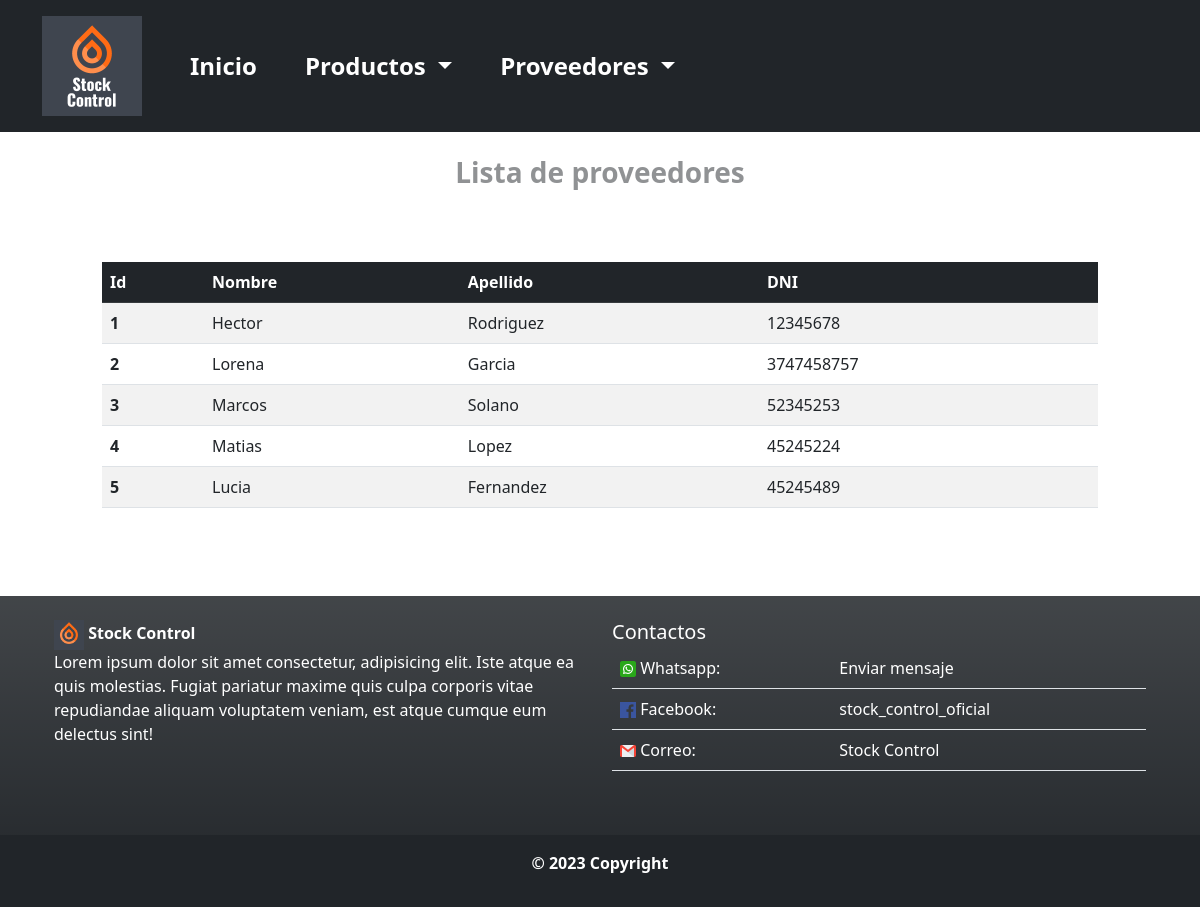
Screenshot of /proveedores/ with the database file from the repository.
### compra/models.py (models this page shows, shortened)
class Proveedor(models.Model):
    nombre = models.CharField(max_length=30)
    apellido = models.CharField(max_length=50)
    dni = models.IntegerField(default=0)

### compra/views.py (the view)
# urls.py: path("proveedores/", views.listado_proveedores, name="proveedores"),
def listado_proveedores(request):
    listado_proveedores = Proveedor.objects.all()
    context = {"listado_proveedores": listado_proveedores}
    return render(
        request,
        "compra/listado_proveedores.html",
        context
    )

### compra/templates/compra/listado_proveedores.html (shortened to what this page needs)
{% extends "compra/base.html" %}
{% block content %}
    <h3 class="pb-3 d-flex justify-content-center fw-bold text-body-tertiary">Lista de proveedores</h3>
    <div class="p-5">
        <table class="table table-striped">
            <thead class="table-dark">
                <tr>
                    <th scope="col">Id</th>
                    <th scope="col">Nombre</th>
                    <th scope="col">Apellido</th>
                    <th scope="col">DNI</th>
                </tr>
            </thead>
            <tbody>
                {% for proveedor in listado_proveedores %}
                    <tr>
                        <th scope="col">{{proveedor.id}}</th>
                        <td>{{proveedor.nombre}}</td>
                        <td>{{proveedor.apellido}}</td>
                        <td>{{proveedor.dni}}</td>
                    </tr>
                {% endfor %}
            </tbody>
        </table>
    </div>
{% endblock %}

### rows the page displays
Proveedor: id "1", nombre "Hector", apellido "Rodriguez", dni "12345678"
Proveedor: id "2", nombre "Lorena", apellido "Garcia", dni "3747458757"
Proveedor: id "3", nombre "Marcos", apellido "Solano", dni "52345253"
Proveedor: id "4", nombre "Matias", apellido "Lopez", dni "45245224"
Proveedor: id "5", nombre "Lucia", apellido "Fernandez", dni "45245489"
